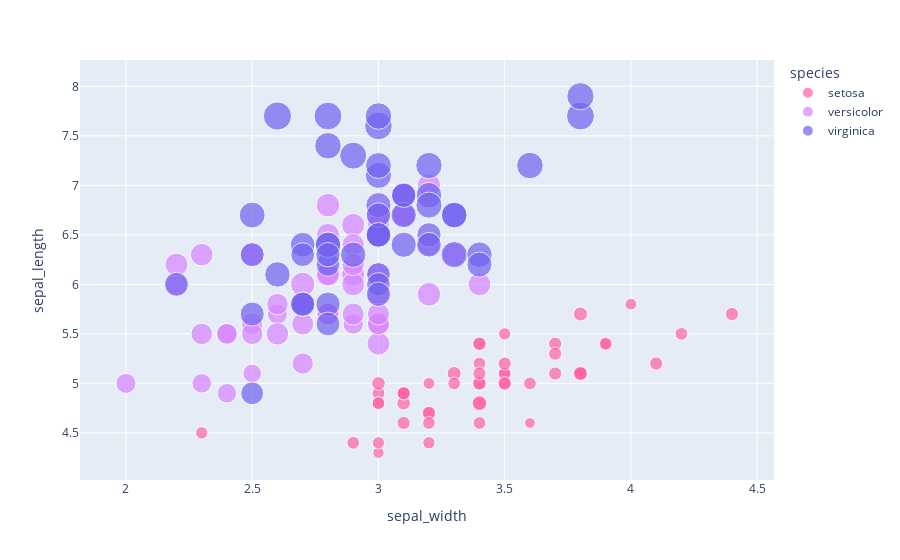

Notebook source saved alongside this figure:
### Code cell
import plotly.express as px
df = px.data.iris()

fig = px.scatter(df,
                 x="sepal_width",
                 y="sepal_length",
                 color="species",
                 size='petal_length',
                 hover_data=['petal_width'],
                #  color_discrete_sequence=["blue", "goldenrod", "magenta"])
                 color_discrete_sequence=palettes['neon_night']
)
fig.show()

### Figure 1 — Plotly figure (JSON) as saved in the notebook; plotly's stock layout.template omitted (floating-point values rounded to 4 significant figures)
{"data": [{"customdata": [[0.2], [0.2], [0.2], [0.2], [0.2], [0.4], [0.3], [0.2], [0.2], [0.1], [0.2], [0.2], [0.1], [0.1], [0.2], [0.4], [0.4], [0.3], [0.3], [0.3], [0.2], [0.4], [0.2], [0.5], [0.2], [0.2], [0.4], [0.2], [0.2], [0.2], [0.2], [0.4], [0.1], [0.2], [0.1], [0.2], [0.2], [0.1], [0.2], [0.2], [0.3], [0.3], [0.2], [0.6], [0.4], [0.3], [0.2], [0.2], [0.2], [0.2]], "hovertemplate": "species=setosa<br>sepal_width=%{x}<br>sepal_length=%{y}<br>petal_length=%{marker.size}<br>petal_width=%{customdata[0]}<extra></extra>", "legendgroup": "setosa", "marker": {"color": "#FF61A6", "size": [1.4, 1.4, 1.3, 1.5, 1.4, 1.7, 1.4, 1.5, 1.4, 1.5, 1.5, 1.6, 1.4, 1.1, 1.2, 1.5, 1.3, 1.4, 1.7, 1.5, 1.7, 1.5, 1, 1.7, 1.9, 1.6, 1.6, 1.5, 1.4, 1.6, 1.6, 1.5, 1.5, 1.4, 1.5, 1.2, 1.3, 1.5, 1.3, 1.5, 1.3, 1.3, 1.3, 1.6, 1.9, 1.4, 1.6, 1.4, 1.5, 1.4], "sizemode": "area", "sizeref": 0.01725, "symbol": "circle"}, "mode": "markers", "name": "setosa", "orientation": "v", "showlegend": true, "type": "scatter", "x": [3.5, 3, 3.2, 3.1, 3.6, 3.9, 3.4, 3.4, 2.9, 3.1, 3.7, 3.4, 3, 3, 4, 4.4, 3.9, 3.5, 3.8, 3.8, 3.4, 3.7, 3.6, 3.3, 3.4, 3, 3.4, 3.5, 3.4, 3.2, 3.1, 3.4, 4.1, 4.2, 3.1, 3.2, 3.5, 3.1, 3, 3.4, 3.5, 2.3, 3.2, 3.5, 3.8, 3, 3.8, 3.2, 3.7, 3.3], "xaxis": "x", "y": [5.1, 4.9, 4.7, 4.6, 5, 5.4, 4.6, 5, 4.4, 4.9, 5.4, 4.8, 4.8, 4.3, 5.8, 5.7, 5.4, 5.1, 5.7, 5.1, 5.4, 5.1, 4.6, 5.1, 4.8, 5, 5, 5.2, 5.2, 4.7, 4.8, 5.4, 5.2, 5.5, 4.9, 5, 5.5, 4.9, 4.4, 5.1, 5, 4.5, 4.4, 5, 5.1, 4.8, 5.1, 4.6, 5.3, 5], "yaxis": "y"}, {"customdata": [[1.4], [1.5], [1.5], [1.3], [1.5], [1.3], [1.6], [1], [1.3], [1.4], [1], [1.5], [1], [1.4], [1.3], [1.4], [1.5], [1], [1.5], [1.1], [1.8], [1.3], [1.5], [1.2], [1.3], [1.4], [1.4], [1.7], [1.5], [1], [1.1], [1], [1.2], [1.6], [1.5], [1.6], [1.5], [1.3], [1.3], [1.3], [1.2], [1.4], [1.2], [1], [1.3], [1.2], [1.3], [1.3], [1.1], [1.3]], "hovertemplate": "species=versicolor<br>sepal_width=%{x}<br>sepal_length=%{y}<br>petal_length=%{marker.size}<br>petal_width=%{customdata[0]}<extra></extra>", "legendgroup": "versicolor", "marker": {"color": "#D783FF", "size": [4.7, 4.5, 4.9, 4, 4.6, 4.5, 4.7, 3.3, 4.6, 3.9, 3.5, 4.2, 4, 4.7, 3.6, 4.4, 4.5, 4.1, 4.5, 3.9, 4.8, 4, 4.9, 4.7, 4.3, 4.4, 4.8, 5, 4.5, 3.5, 3.8, 3.7, 3.9, 5.1, 4.5, 4.5, 4.7, 4.4, 4.1, 4, 4.4, 4.6, 4, 3.3, 4.2, 4.2, 4.2, 4.3, 3, 4.1], "sizemode": "area", "sizeref": 0.01725, "symbol": "circle"}, "mode": "markers", "name": "versicolor", "orientation": "v", "showlegend": true, "type": "scatter", "x": [3.2, 3.2, 3.1, 2.3, 2.8, 2.8, 3.3, 2.4, 2.9, 2.7, 2, 3, 2.2, 2.9, 2.9, 3.1, 3, 2.7, 2.2, 2.5, 3.2, 2.8, 2.5, 2.8, 2.9, 3, 2.8, 3, 2.9, 2.6, 2.4, 2.4, 2.7, 2.7, 3, 3.4, 3.1, 2.3, 3, 2.5, 2.6, 3, 2.6, 2.3, 2.7, 3, 2.9, 2.9, 2.5, 2.8], "xaxis": "x", "y": [7, 6.4, 6.9, 5.5, 6.5, 5.7, 6.3, 4.9, 6.6, 5.2, 5, 5.9, 6, 6.1, 5.6, 6.7, 5.6, 5.8, 6.2, 5.6, 5.9, 6.1, 6.3, 6.1, 6.4, 6.6, 6.8, 6.7, 6, 5.7, 5.5, 5.5, 5.8, 6, 5.4, 6, 6.7, 6.3, 5.6, 5.5, 5.5, 6.1, 5.8, 5, 5.6, 5.7, 5.7, 6.2, 5.1, 5.7], "yaxis": "y"}, {"customdata": [[2.5], [1.9], [2.1], [1.8], [2.2], [2.1], [1.7], [1.8], [1.8], [2.5], [2], [1.9], [2.1], [2], [2.4], [2.3], [1.8], [2.2], [2.3], [1.5], [2.3], [2], [2], [1.8], [2.1], [1.8], [1.8], [1.8], [2.1], [1.6], [1.9], [2], [2.2], [1.5], [1.4], [2.3], [2.4], [1.8], [1.8], [2.1], [2.4], [2.3], [1.9], [2.3], [2.5], [2.3], [1.9], [2], [2.3], [1.8]], "hovertemplate": "species=virginica<br>sepal_width=%{x}<br>sepal_length=%{y}<br>petal_length=%{marker.size}<br>petal_width=%{customdata[0]}<extra></extra>", "legendgroup": "virginica", "marker": {"color": "#7161EF", "size": [6, 5.1, 5.9, 5.6, 5.8, 6.6, 4.5, 6.3, 5.8, 6.1, 5.1, 5.3, 5.5, 5, 5.1, 5.3, 5.5, 6.7, 6.9, 5, 5.7, 4.9, 6.7, 4.9, 5.7, 6, 4.8, 4.9, 5.6, 5.8, 6.1, 6.4, 5.6, 5.1, 5.6, 6.1, 5.6, 5.5, 4.8, 5.4, 5.6, 5.1, 5.1, 5.9, 5.7, 5.2, 5, 5.2, 5.4, 5.1], "sizemode": "area", "sizeref": 0.01725, "symbol": "circle"}, "mode": "markers", "name": "virginica", "orientation": "v", "showlegend": true, "type": "scatter", "x": [3.3, 2.7, 3, 2.9, 3, 3, 2.5, 2.9, 2.5, 3.6, 3.2, 2.7, 3, 2.5, 2.8, 3.2, 3, 3.8, 2.6, 2.2, 3.2, 2.8, 2.8, 2.7, 3.3, 3.2, 2.8, 3, 2.8, 3, 2.8, 3.8, 2.8, 2.8, 2.6, 3, 3.4, 3.1, 3, 3.1, 3.1, 3.1, 2.7, 3.2, 3.3, 3, 2.5, 3, 3.4, 3], "xaxis": "x", "y": [6.3, 5.8, 7.1, 6.3, 6.5, 7.6, 4.9, 7.3, 6.7, 7.2, 6.5, 6.4, 6.8, 5.7, 5.8, 6.4, 6.5, 7.7, 7.7, 6, 6.9, 5.6, 7.7, 6.3, 6.7, 7.2, 6.2, 6.1, 6.4, 7.2, 7.4, 7.9, 6.4, 6.3, 6.1, 7.7, 6.3, 6.4, 6, 6.9, 6.7, 6.9, 5.8, 6.8, 6.7, 6.7, 6.3, 6.5, 6.2, 5.9], "yaxis": "y"}], "layout": {"legend": {"itemsizing": "constant", "title": {"text": "species"}, "tracegroupgap": 0}, "margin": {"t": 60}, "xaxis": {"anchor": "y", "domain": [0, 1], "title": {"text": "sepal_width"}}, "yaxis": {"anchor": "x", "domain": [0, 1], "title": {"text": "sepal_length"}}}}
